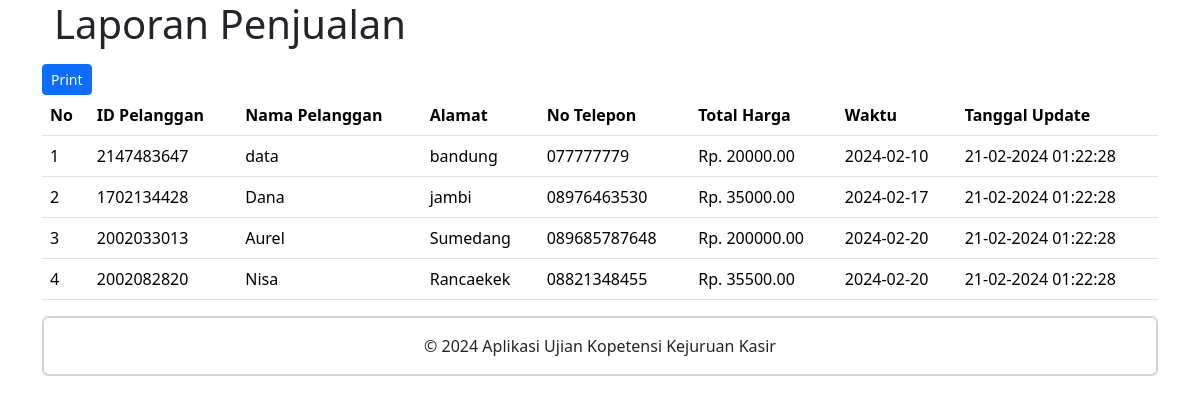
Page /administrator/laporan.php (signed in) on the committed database.
### tables this page shows
CREATE TABLE `penjualan` (
  `PenjualanID` int(11) NOT NULL,
  `TanggalPenjualan` date NOT NULL,
  `TotalHarga` decimal(10,2) NOT NULL,
  `PelangganID` int(11) NOT NULL
);

CREATE TABLE `pelanggan` (
  `PelangganID` int(11) NOT NULL,
  `NamaPelanggan` varchar(255) NOT NULL,
  `Alamat` text NOT NULL,
  `NomorTelepon` varchar(15) NOT NULL
);

### administrator/laporan.php (the view, shortened to what this page needs)
<?php
include "header.php";
?>
    <div class="content-header">
        <div class="container">
            <div class="row mb-2">
                <div class="col-sm-6">
                    <h1 class="m-0">Laporan Penjualan</h1>
                </div>
                <div class="col-sm-6">
                </div>
            </div>
        </div>
    </div>
    <div class="card-tools">
        <div class="input-group input-group-sm" style="width: 150px;">
            <div class="input-group-append">
            <button type="button" class="btn btn-primary btn-sm mt-2" onclick="window.print()">
                    Print
                </button>
            </div>
        </div>
    </div>
    <div class="card-body">
    <table class="table">
        <thead>
            <tr>
                <th>No</th>
                <th>ID Pelanggan</th>
                <th>Nama Pelanggan</th>
                <th>Alamat</th>
                <th>No Telepon</th>
                <th>Total Harga</th>
                <th>Waktu</th>
                <th>Tanggal Update</th>
            </tr>
        </thead>
        <tbody>
            <?php
            include '../koneksi.php';
            $no = 1;
            $data = mysqli_query($koneksi,"SELECT * FROM pelanggan INNER JOIN penjualan ON pelanggan.PelangganID=penjualan.PelangganID");
            while($d = mysqli_fetch_array($data)){
            ?>
            <tr>
                <td><?php echo $no++; ?></td>
                <td><?php echo $d['PelangganID']; ?></td>
                <td><?php echo $d['NamaPelanggan']; ?></td>
                <td><?php echo $d['Alamat']; ?></td>
                <td><?php echo $d['NomorTelepon']; ?></td>
                <td>Rp. <?php echo $d['TotalHarga']; ?></td>
                <td><?php echo $d['TanggalPenjualan']; ?></td>
              <td><?php echo  date("d-m-Y H:i:s");?></td>
            </tr>
            <?php } ?>
        </tbody>
    </table>
    </div>
<?php
include "footer.php";
?>

### administrator/header.php (shortened to what this page needs)
<!DOCTYPE html>
<html>
<head>
    <link href="https://cdn.jsdelivr.net/npm/bootstrap@5.3.2/dist/css/bootstrap.min.css" rel="stylesheet">
</head>
<body>
	<div class="container">
		<div class="content">

### administrator/footer.php (shortened to what this page needs)
       <div class="card mt-2 mb-5">
				<div class="card">
					<div class="card-body text-center">
					&copy; 2024 Aplikasi  Ujian Kopetensi Kejuruan Kasir
					</div>
				</div>
			</div>
		</div>
	</div>
</body>
</html>

### rows in the picture
penjualan: PelangganID "2147483647", PelangganID.NamaPelanggan "data", PelangganID.Alamat "bandung", PelangganID.NomorTelepon "077777779", TotalHarga "20000.00", TanggalPenjualan "2024-02-10"
penjualan: PelangganID "1702134428", PelangganID.NamaPelanggan "Dana", PelangganID.Alamat "jambi", PelangganID.NomorTelepon "08976463530", TotalHarga "35000.00", TanggalPenjualan "2024-02-17"
penjualan: PelangganID "2002033013", PelangganID.NamaPelanggan "Aurel", PelangganID.Alamat "Sumedang", PelangganID.NomorTelepon "089685787648", TotalHarga "200000.00", TanggalPenjualan "2024-02-20"
penjualan: PelangganID "2002082820", PelangganID.NamaPelanggan "Nisa", PelangganID.Alamat "Rancaekek", PelangganID.NomorTelepon "08821348455", TotalHarga "35500.00", TanggalPenjualan "2024-02-20"
